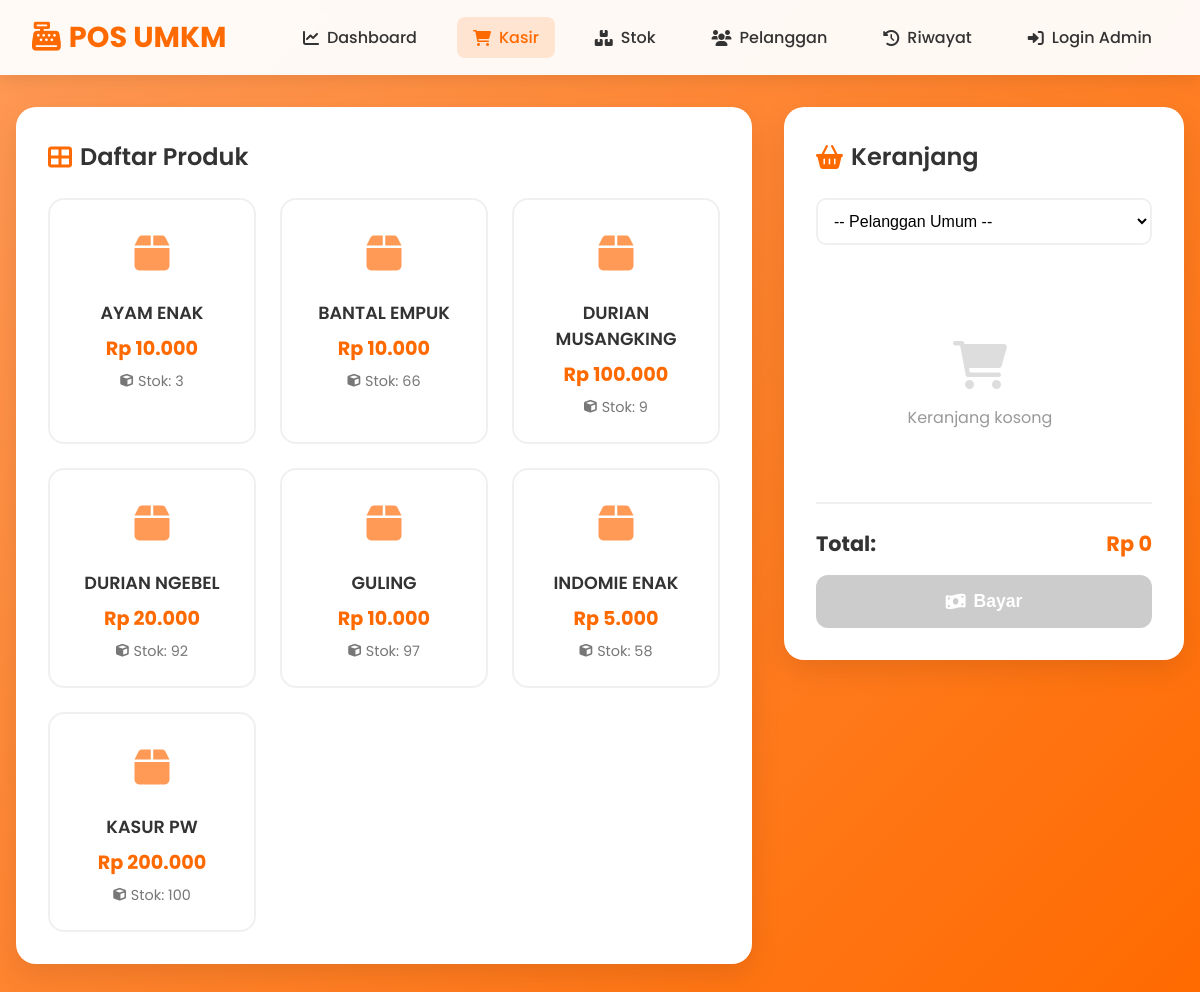
The page / on the database its author committed.
### tables this page shows
CREATE TABLE `produk` (
  `produk_id` int(11) NOT NULL,
  `NamaProduk` varchar(255) DEFAULT NULL,
  `Harga` decimal(10,2) DEFAULT NULL,
  `Stok` int(11) DEFAULT NULL
);

### config.php (called while the page is built, shortened)
<?php
function isAdmin() {
    return isset($_SESSION['admin_logged_in']) && $_SESSION['admin_logged_in'] === true;
}
?>

### index.php (the view, shortened to what this page needs)
<?php
require_once 'config.php';
 $query = "SELECT * FROM produk WHERE Stok > 0 ORDER BY NamaProduk ASC";
 $result = mysqli_query($conn, $query);
?>
<!DOCTYPE html>
<html lang="id">
<head>
    <link href="https://cdnjs.cloudflare.com/ajax/libs/font-awesome/6.0.0/css/all.min.css" rel="stylesheet">
</head>
<body>
    <nav class="navbar">
        <div class="navbar-brand">
            <i class="fas fa-cash-register"></i> POS UMKM
        </div>
        <ul class="navbar-menu" id="navbarMenu">
            <li><a href="dashboard.php"><i class="fas fa-chart-line"></i> Dashboard</a></li>
            <li><a href="index.php" class="active"><i class="fas fa-shopping-cart"></i> Kasir</a></li>
            <li><a href="stok.php"><i class="fas fa-boxes"></i> Stok</a></li>
            <li><a href="pelanggan.php"><i class="fas fa-users"></i> Pelanggan</a></li>
            <li><a href="riwayat.php"><i class="fas fa-history"></i> Riwayat</a></li>
            <?php if (isAdmin()): ?>
                <li><a href="logout.php"><i class="fas fa-sign-out-alt"></i> Logout</a><span class="admin-badge">Admin</span></li>
            <?php else: ?>
                <li><a href="login.php"><i class="fas fa-sign-in-alt"></i> Login Admin</a></li>
            <?php endif; ?>
        </ul>
    </nav>
    <div class="container">
        <div class="main-content">
            <div class="products-section">
                <h2 class="section-title"><i class="fas fa-th-large"></i> Daftar Produk</h2>
                <div class="products-grid">
                    <?php while ($row = mysqli_fetch_assoc($result)): ?>
                        <div class="product-card" onclick='addToCart(<?php echo json_encode($row); ?>)'>
                            <div class="product-icon">
                                <i class="fas fa-box"></i>
                            </div>
                            <div class="product-name"><?php echo htmlspecialchars($row['NamaProduk']); ?></div>
                            <div class="product-price">Rp <?php echo number_format($row['Harga'], 0, ',', '.'); ?></div>
                            <div class="product-stock">
                                <i class="fas fa-cube"></i> Stok: <?php echo $row['Stok']; ?>
                            </div>
                        </div>
                    <?php endwhile; ?>
                </div>
            </div>
            <div class="cart-section">
                <h2 class="cart-title"><i class="fas fa-shopping-basket"></i> Keranjang</h2>
                <select class="customer-select" id="pelangganSelect">
                    <option value="0">-- Pelanggan Umum --</option>
                </select>
                <div class="cart-items" id="cartItems">
                    <div class="empty-cart">
                        <i class="fas fa-shopping-cart"></i>
                        <p>Keranjang kosong</p>
                    </div>
                </div>
                <div class="cart-total">
                    <div class="total-row">
                        <span>Total:</span>
                        <span id="totalPrice">Rp 0</span>
                    </div>
                </div>
                <button class="checkout-btn" id="checkoutBtn" onclick="openPaymentModal()" disabled>
                    <i class="fas fa-money-bill-wave"></i> Bayar
                </button>
            </div>
        </div>
    </div>
</body>
</html>

### index.php (style rules this page uses)
* { margin: 0; padding: 0; box-sizing: border-box; }
body { font-family: 'Poppins', sans-serif; background: linear-gradient(135deg, #ff9a56 0%, #ff6a00 100%); min-height: 100vh; color: #333; }
.navbar { background: rgba(255, 255, 255, 0.95); backdrop-filter: blur(10px); padding: 1rem 2rem; box-shadow: 0 4px 20px rgba(0,0,0,0.1); display: flex; justify-content: space-between; align-items: center; position: sticky; top: 0; z-index: 100; }
.navbar-brand { font-size: 1.8rem; font-weight: 700; color: #ff6a00; display: flex; align-items: center; gap: 0.5rem; }
.navbar-menu { display: flex; gap: 1.5rem; list-style: none; }
.navbar-menu a { text-decoration: none; color: #333; font-weight: 500; padding: 0.5rem 1rem; border-radius: 8px; transition: all 0.3s ease; display: flex; align-items: center; gap: 0.5rem; }
.navbar-menu a.active { background: rgba(255, 106, 0, 0.15); color: #ff6a00; }
.container { max-width: 1400px; margin: 2rem auto; padding: 0 1rem; }
.main-content { display: grid; grid-template-columns: 1fr 400px; gap: 2rem; }
.products-section { background: white; border-radius: 20px; padding: 2rem; box-shadow: 0 10px 30px rgba(0,0,0,0.1); }
.section-title { font-size: 1.5rem; font-weight: 600; color: #333; margin-bottom: 1.5rem; display: flex; align-items: center; gap: 0.5rem; }
.section-title i { color: #ff6a00; }
.products-grid { display: grid; grid-template-columns: repeat(auto-fill, minmax(200px, 1fr)); gap: 1.5rem; }
.product-card { background: white; border-radius: 16px; padding: 1.5rem; text-align: center; cursor: pointer; transition: all 0.3s ease; border: 2px solid #f0f0f0; position: relative; overflow: hidden; }
.product-card::before { content: ''; position: absolute; top: 0; left: 0; width: 100%; height: 5px; background: linear-gradient(90deg, #ff9a56, #ff6a00); transform: scaleX(0); transition: transform 0.3s ease; }
.product-icon { font-size: 2.5rem; color: #ff9a56; margin-bottom: 1rem; }
.product-name { font-size: 1.1rem; font-weight: 600; margin-bottom: 0.5rem; color: #333; }
.product-price { color: #ff6a00; font-size: 1.2rem; font-weight: 700; margin: 0.5rem 0; }
.product-stock { color: #777; font-size: 0.9rem; display: flex; align-items: center; justify-content: center; gap: 0.3rem; }
.product-stock i { font-size: 0.8rem; }
.cart-section { background: white; border-radius: 20px; padding: 2rem; box-shadow: 0 10px 30px rgba(0,0,0,0.1); height: fit-content; position: sticky; top: 100px; }
.cart-title { font-size: 1.5rem; font-weight: 600; color: #333; margin-bottom: 1.5rem; display: flex; align-items: center; gap: 0.5rem; }
.cart-title i { color: #ff6a00; }
.customer-select { width: 100%; padding: 0.75rem; border: 2px solid #f0f0f0; border-radius: 10px; margin-bottom: 1.5rem; font-size: 1rem; transition: border-color 0.3s ease; background: white; }
.cart-items { max-height: 350px; overflow-y: auto; margin: 1.5rem 0; padding-right: 0.5rem; }
.cart-total { border-top: 2px solid #f0f0f0; padding-top: 1.5rem; margin-top: 1.5rem; }
.total-row { display: flex; justify-content: space-between; font-size: 1.3rem; font-weight: 700; color: #333; margin-bottom: 1rem; }
.total-row span:last-child { color: #ff6a00; }
.checkout-btn { width: 100%; padding: 1rem; background: linear-gradient(135deg, #ff9a56 0%, #ff6a00 100%); color: white; border: none; border-radius: 12px; font-size: 1.1rem; font-weight: 600; cursor: pointer; transition: all 0.3s ease; display: flex; align-items: center; justify-content: center; gap: 0.5rem; }
.checkout-btn:disabled { background: #cccccc; cursor: not-allowed; transform: none; box-shadow: none; }
.empty-cart { text-align: center; padding: 3rem 1rem; color: #999; }
.empty-cart i { font-size: 3rem; color: #ddd; margin-bottom: 1rem; }

### rows shown on the page
produk: NamaProduk "AYAM ENAK", Harga "10.000", Stok "3"
produk: NamaProduk "BANTAL EMPUK", Harga "10.000", Stok "66"
produk: NamaProduk "DURIAN MUSANGKING", Harga "100.000", Stok "9"
produk: NamaProduk "DURIAN NGEBEL", Harga "20.000", Stok "92"
produk: NamaProduk "GULING", Harga "10.000", Stok "97"
produk: NamaProduk "INDOMIE ENAK", Harga "5.000", Stok "58"
produk: NamaProduk "KASUR PW", Harga "200.000", Stok "100"
